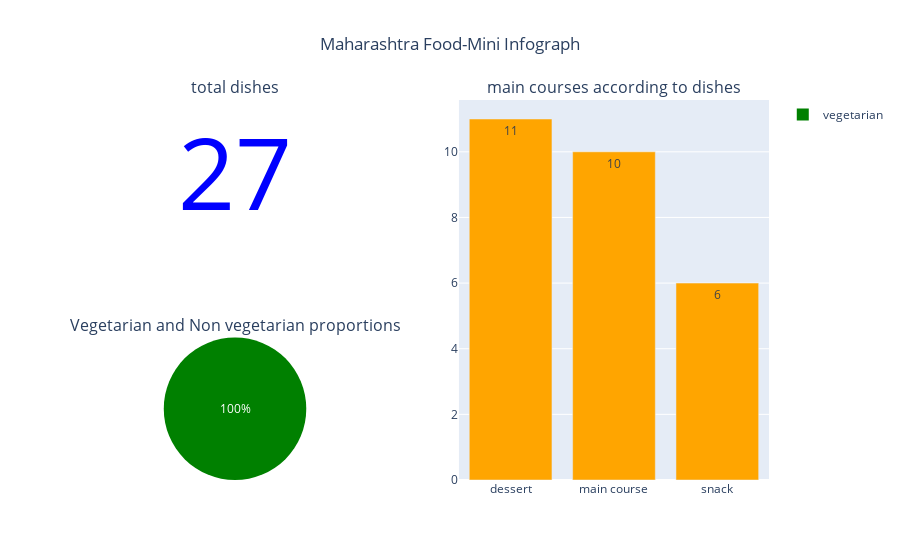

The code cell stored with this chart in its notebook:
### Code cell
mah_data = data[data['state']=='Maharashtra']
total_dishes = len(mah_data)

course_data = mah_data['course'].value_counts().reset_index()
course_data.columns = ['course','num']

diet_data = mah_data['diet'].value_counts().reset_index()
diet_data.columns = ['diet','num']


fig= make_subplots(rows=2,cols=2,subplot_titles=('total dishes','main courses according to dishes','Vegetarian and Non vegetarian proportions',''),
                  specs=[
                      [
                          {'type':'indicator'},
                          {'type':'bar','rowspan':2}
                      ],
                          [
                              {'type':'pie'},
                              {'type':'pie'}
                          ]
                  ])

fig.add_trace(go.Indicator(
    mode = 'number',
    value = int(total_dishes),
    number={'font':{'color': 'blue','size':100}},
),row=1, col=1)



fig.add_trace(go.Bar(
    x=course_data['course'],y=course_data['num'],
    marker={'color': 'orange'},
    text=course_data['num'],
    name='dishes by courses',
    textposition ='auto',
    showlegend=False),row=1, col=2)

fig.add_trace(go.Pie(labels=diet_data['diet'], 
                     values=diet_data['num'],textinfo='percent',
                     marker= dict(colors=['green','red']),
                     showlegend=True
                    )
              ,row=2, col=1)

fig.update_layout(
    title_text='Maharashtra Food-Mini Infograph',template='plotly',
    title_x=0.5,
    showlegend=True
)

fig.show()

### Figure 1 — Plotly figure (JSON) as saved in the notebook; plotly's stock layout.template omitted (floating-point values rounded to 4 significant figures)
{"data": [{"domain": {"x": [0, 0.45], "y": [0.625, 1]}, "mode": "number", "number": {"font": {"color": "blue", "size": 100}}, "type": "indicator", "value": 27}, {"marker": {"color": "orange"}, "name": "dishes by courses", "showlegend": false, "text": [11, 10, 6], "textposition": "auto", "type": "bar", "x": ["dessert", "main course", "snack"], "xaxis": "x", "y": [11, 10, 6], "yaxis": "y"}, {"domain": {"x": [0, 0.45], "y": [0, 0.375]}, "labels": ["vegetarian"], "marker": {"colors": ["green", "red"]}, "showlegend": true, "textinfo": "percent", "type": "pie", "values": [27]}], "layout": {"annotations": [{"font": {"size": 16}, "showarrow": false, "text": "total dishes", "x": 0.225, "xanchor": "center", "xref": "paper", "y": 1, "yanchor": "bottom", "yref": "paper"}, {"font": {"size": 16}, "showarrow": false, "text": "main courses according to dishes", "x": 0.775, "xanchor": "center", "xref": "paper", "y": 1, "yanchor": "bottom", "yref": "paper"}, {"font": {"size": 16}, "showarrow": false, "text": "Vegetarian and Non vegetarian proportions", "x": 0.225, "xanchor": "center", "xref": "paper", "y": 0.375, "yanchor": "bottom", "yref": "paper"}], "showlegend": true, "title": {"text": "Maharashtra Food-Mini Infograph", "x": 0.5}, "xaxis": {"anchor": "y", "domain": [0.55, 1]}, "yaxis": {"anchor": "x", "domain": [0, 1]}}}
